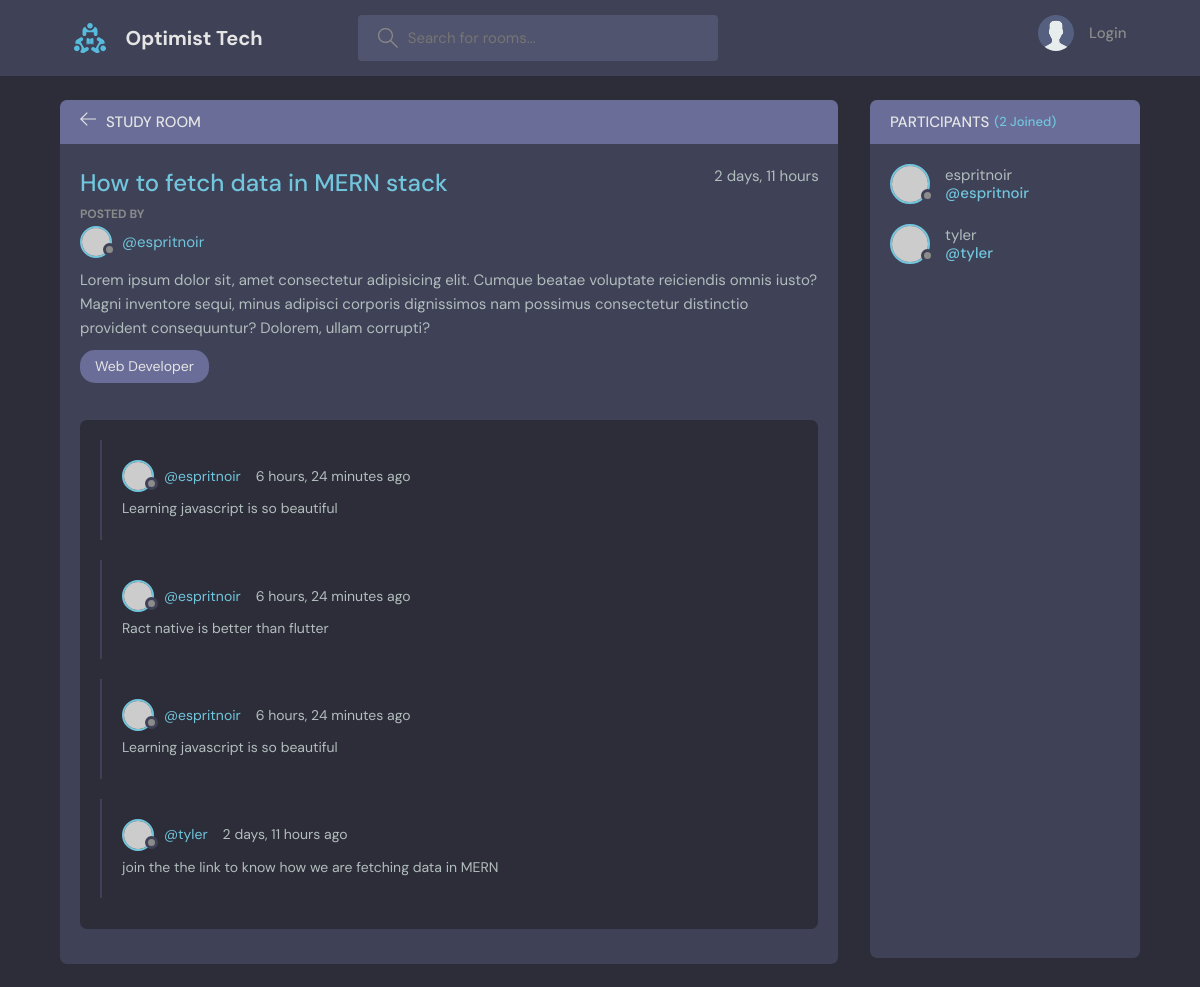
Page /room/6/ on the committed database.
### base/models.py (models this page shows, shortened)
class Room(models.Model):
    host = models.ForeignKey(User, on_delete=models.SET_NULL, null=True)
    topic = models.ForeignKey(Topic, on_delete=models.SET_NULL, null=True)
    name = models.CharField(max_length=200)
    description = models.TextField(null=True, blank=True)
    participants = models.ManyToManyField(User, related_name='participants', blank=True)
    updated = models.DateTimeField(auto_now=True)
    created = models.DateTimeField(auto_now_add=True)
    class Meta:
        ordering = ['-updated', '-created']

class Topic(models.Model):
    name = models.CharField(max_length=200)
    def __str__(self) -> str:
        return self.name

class Message(models.Model):
    user = models.ForeignKey(User, on_delete=models.CASCADE)
    room = models.ForeignKey(Room, on_delete=models.CASCADE)
    body = models.TextField()
    updated = models.DateTimeField(auto_now=True)
    created = models.DateTimeField(auto_now_add=True)
    class Meta:
        ordering = ['-updated', '-created']

### base/views.py (the view, shortened to what this page needs)
# urls.py: path('room/<str:pk>/', views.room, name="room"),
def room(request, pk):
    room = Room.objects.get(id=pk)
    room_messages = room.message_set.all()
    participants = room.participants.all()
    context = {'room':room, 'room_messages':room_messages, 'participants': participants}
    return render(request, 'base/room.html', context)

### base/templates/base/room.html (shortened to what this page needs)
{% extends 'main.html' %} {% block content %}
<main class="profile-page layout layout--2">
  <div class="container">
    <div class="room">
      <div class="room__top">
        <div class="room__topLeft">
          <a href="{% url 'home'%}">
            <svg
              version="1.1"
              xmlns="http://www.w3.org/2000/svg"
              width="32"
              height="32"
              viewBox="0 0 32 32"
            >
              <title>arrow-left</title>
              <path
                d="M13.723 2.286l-13.723 13.714 13.719 13.714 1.616-1.611-10.96-10.96h27.625v-2.286h-27.625l10.965-10.965-1.616-1.607z"
              ></path>
            </svg>
          </a>
          <h3>Study Room</h3>
        </div>
      </div>
      <div class="room__box scroll">
        <div class="room__header scroll">
          <div class="room__info">
            <h3>{{room.name}}</h3>
            <span>{{room.created | timesince}}</span>
          </div>
          <div class="room__hosted">
            <p>Posted By</p>
            <a
              href="{% url 'user-profile' room.host.id %}"
              class="room__author"
            >
              <div class="avatar avatar--small">
                <img src="https://randomuser.me/api/portraits/men/37.jpg" />
              </div>
              <span>@{{room.host.username}}</span>
            </a>
          </div>
          <div class="room__details">{{room.description}}</div>
          <span class="room__topics">{{room.topic}}</span>
        </div>
        <div class="room__conversation">
          <div class="threads scroll">
            {% for message in room_messages %}
            <div class="thread">
              <div class="thread__top">
                <div class="thread__author">
                  <a
                    href="{% url 'user-profile' message.user.id %}"
                    class="thread__authorInfo"
                  >
                    <div class="avatar avatar--small">
                      <img
                        src="https://randomuser.me/api/portraits/men/37.jpg"
                      />
                    </div>
                    <span>@{{message.user}}</span>
                  </a>
                  <span class="thread__date"
                    >{{message.created | timesince}} ago</span
                  >
                </div>
              </div>
              <div class="thread__details">{{message.body}}</div>
            </div>
            {% endfor %}
          </div>
        </div>
      </div>
      <div class="room__message">
      </div>
    </div>
    <div class="participants">
      <h3 class="participants__top">
        Participants <span>({{participants.count}} Joined)</span>
      </h3>
      <div class="participants__list scroll">
        {% for user in participants %}
        <a href="{% url 'user-profile'  user.id %}" class="participant">
          <div class="avatar avatar--medium">
            <img src="https://randomuser.me/api/portraits/men/37.jpg" />
          </div>
          <p>
            {{user.username}}
            <span>@{{user.username}}</span>
          </p>
        </a>
        {% endfor %}
      </div>
    </div>
  </div>
</main>
{% endblock %}

### rows in the picture
Room: name "How to fetch data in MERN stack", created "2 days, 11 hours", host.username "espritnoir", description "Lorem ipsum dolor sit, amet consectetur adipisicing elit. Cumque beatae voluptate reiciendis omnis iusto? Magni inventore sequi, minus adipisci corporis dignissimos nam possimus consectetur distinctio provident consequuntur? Dolorem, ullam corrupti?", topic "Web Developer"
Message: user "espritnoir", created "6 hours, 24 minutes", body "Learning javascript is so beautiful"
Message: user "espritnoir", created "6 hours, 24 minutes", body "Ract native is better than flutter"
Message: user "espritnoir", created "6 hours, 24 minutes", body "Learning javascript is so beautiful"
Message: user "tyler", created "2 days, 11 hours", body "join the the link to know how we are fetching data in MERN"

### other values in the picture
{{ participants.count }} "2"
{{ user.username }} "espritnoir"
{{ user.username }} "tyler"
